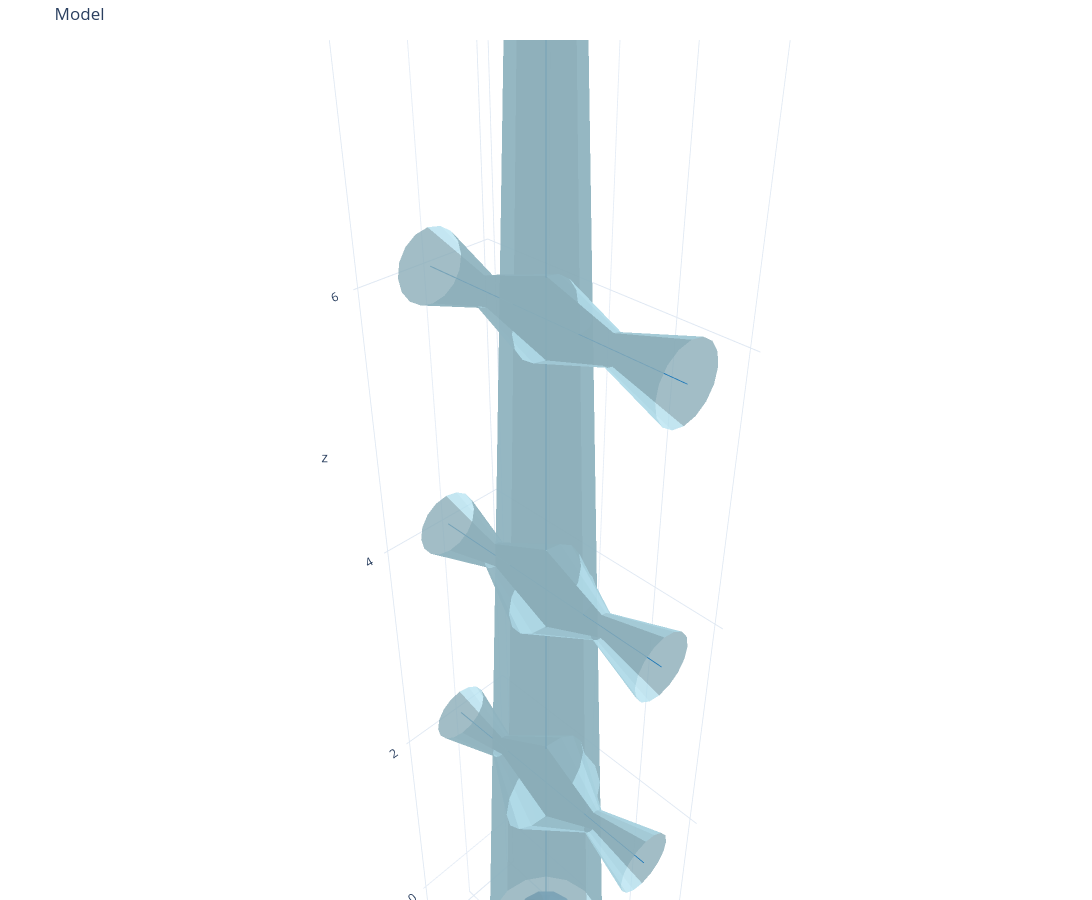

This figure's notebook cell:
### Code cell
fig_neck = plot_model(
    swc_model=swc_model,
    point_set=neck_points,
    point_size=0.3,
    point_color="steelblue",
)
fig_neck.show()

### Figure 1 — Plotly figure (JSON) as saved in the notebook; plotly's stock layout.template omitted (floating-point values rounded to 4 significant figures; data arrays with more than 128 entries replaced by an {"elided": "..."} marker saying what was removed)
{"data": [{"color": "lightblue", "flatshading": true, "i": {"elided": "800 int values"}, "j": {"elided": "800 int values"}, "k": {"elided": "800 int values"}, "name": "frusta", "opacity": 0.8, "type": "mesh3d", "x": {"elided": "800 float values"}, "y": {"elided": "800 float values"}, "z": {"elided": "800 float values"}}, {"line": {"color": "#1f77b4", "width": 2}, "mode": "lines", "name": "centroid", "type": "scatter3d", "x": [0, 0, null, 0, 0, null, 0, 0, null, 0, 0, null, 0, 0, null, 0, 0, null, 0, 0, null, 0, 0, null, 0, 0, null, 0, 0, null, 0, 0, null, 0, 0, null, 0, 0, null, 0, 0, null, 0, 0, null, 0, 0, null, 0, 0, null, 0, 0, null, 0, 0, null, 0, 0, null, 0, 0, null, 0, 0, null, 0, 0, null, 0, 0, null, 0, 0, null], "y": [0, 0, null, 0, 0, null, 0, 0.5, null, 0, -0.5, null, 0, 0, null, 0, 0.5, null, 0, -0.5, null, 0, 0, null, 0, 0.5, null, 0, -0.5, null, 0, 0, null, 0, 0.5, null, 0, -0.5, null, 0, 0.5, null, 0, -0.5, null, 0.5, 1, null, -0.5, -1, null, 0.5, 1, null, -0.5, -1, null, 0.5, 1, null, -0.5, -1, null, 0.5, 1, null, -0.5, -1, null, 0.5, 1, null, -0.5, -1, null], "z": [0, 2, null, 2, 4, null, 2, 2, null, 2, 2, null, 4, 6, null, 4, 4, null, 4, 4, null, 6, 8, null, 6, 6, null, 6, 6, null, 8, 10, null, 8, 8, null, 8, 8, null, 10, 10, null, 10, 10, null, 2, 2, null, 2, 2, null, 4, 4, null, 4, 4, null, 6, 6, null, 6, 6, null, 8, 8, null, 8, 8, null, 10, 10, null, 10, 10, null]}, {"color": "steelblue", "flatshading": true, "i": [0, 0, 1, 1, 2, 2, 3, 3, 4, 4, 5, 5, 6, 6, 7, 7, 8, 8, 9, 9, 10, 10, 11, 11, 12, 12, 13, 13, 14, 14, 15, 15, 16, 16, 17, 17, 18, 18, 19, 19, 20, 20, 21, 21, 22, 22, 23, 23, 24, 24, 25, 25, 26, 26, 27, 27, 28, 28, 29, 29, 30, 30, 31, 31, 32, 32, 33, 33, 34, 34, 35, 35, 36, 36, 37, 37, 38, 38, 39, 39, 40, 40, 41, 41, 42, 42, 43, 43, 44, 44, 45, 45, 46, 46, 47, 47, 60, 60, 60, 60, 60, 60, 60, 60, 60, 60, 60, 60, 61, 61, 61, 61, 61, 61, 61, 61, 61, 61, 61, 61], "j": [12, 13, 13, 14, 14, 15, 15, 16, 16, 17, 17, 18, 18, 19, 19, 20, 20, 21, 21, 22, 22, 23, 23, 12, 24, 25, 25, 26, 26, 27, 27, 28, 28, 29, 29, 30, 30, 31, 31, 32, 32, 33, 33, 34, 34, 35, 35, 24, 36, 37, 37, 38, 38, 39, 39, 40, 40, 41, 41, 42, 42, 43, 43, 44, 44, 45, 45, 46, 46, 47, 47, 36, 48, 49, 49, 50, 50, 51, 51, 52, 52, 53, 53, 54, 54, 55, 55, 56, 56, 57, 57, 58, 58, 59, 59, 48, 0, 1, 2, 3, 4, 5, 6, 7, 8, 9, 10, 11, 49, 50, 51, 52, 53, 54, 55, 56, 57, 58, 59, 48], "k": [13, 1, 14, 2, 15, 3, 16, 4, 17, 5, 18, 6, 19, 7, 20, 8, 21, 9, 22, 10, 23, 11, 12, 0, 25, 13, 26, 14, 27, 15, 28, 16, 29, 17, 30, 18, 31, 19, 32, 20, 33, 21, 34, 22, 35, 23, 24, 12, 37, 25, 38, 26, 39, 27, 40, 28, 41, 29, 42, 30, 43, 31, 44, 32, 45, 33, 46, 34, 47, 35, 36, 24, 49, 37, 50, 38, 51, 39, 52, 40, 53, 41, 54, 42, 55, 43, 56, 44, 57, 45, 58, 46, 59, 47, 48, 36, 1, 2, 3, 4, 5, 6, 7, 8, 9, 10, 11, 0, 48, 49, 50, 51, 52, 53, 54, 55, 56, 57, 58, 59], "name": "points", "opacity": 1, "type": "mesh3d", "x": [0.15, 0.1299, 0.075, 9.185e-18, -0.075, -0.1299, -0.15, -0.1299, -0.075, -2.755e-17, 0.075, 0.1299, 0.2598, 0.225, 0.1299, 1.591e-17, -0.1299, -0.225, -0.2598, -0.225, -0.1299, -4.773e-17, 0.1299, 0.225, 0.3, 0.2598, 0.15, 1.837e-17, -0.15, -0.2598, -0.3, -0.2598, -0.15, -5.511e-17, 0.15, 0.2598, 0.2598, 0.225, 0.1299, 1.591e-17, -0.1299, -0.225, -0.2598, -0.225, -0.1299, -4.773e-17, 0.1299, 0.225, 0.15, 0.1299, 0.075, 9.185e-18, -0.075, -0.1299, -0.15, -0.1299, -0.075, -2.755e-17, 0.075, 0.1299, 0, 0], "y": [0, 0.075, 0.1299, 0.15, 0.1299, 0.075, 1.837e-17, -0.075, -0.1299, -0.15, -0.1299, -0.075, 0, 0.1299, 0.225, 0.2598, 0.225, 0.1299, 3.182e-17, -0.1299, -0.225, -0.2598, -0.225, -0.1299, 0, 0.15, 0.2598, 0.3, 0.2598, 0.15, 3.674e-17, -0.15, -0.2598, -0.3, -0.2598, -0.15, 0, 0.1299, 0.225, 0.2598, 0.225, 0.1299, 3.182e-17, -0.1299, -0.225, -0.2598, -0.225, -0.1299, 0, 0.075, 0.1299, 0.15, 0.1299, 0.075, 1.837e-17, -0.075, -0.1299, -0.15, -0.1299, -0.075, 0, 0], "z": [0.2598, 0.2598, 0.2598, 0.2598, 0.2598, 0.2598, 0.2598, 0.2598, 0.2598, 0.2598, 0.2598, 0.2598, 0.15, 0.15, 0.15, 0.15, 0.15, 0.15, 0.15, 0.15, 0.15, 0.15, 0.15, 0.15, 1.837e-17, 1.837e-17, 1.837e-17, 1.837e-17, 1.837e-17, 1.837e-17, 1.837e-17, 1.837e-17, 1.837e-17, 1.837e-17, 1.837e-17, 1.837e-17, -0.15, -0.15, -0.15, -0.15, -0.15, -0.15, -0.15, -0.15, -0.15, -0.15, -0.15, -0.15, -0.2598, -0.2598, -0.2598, -0.2598, -0.2598, -0.2598, -0.2598, -0.2598, -0.2598, -0.2598, -0.2598, -0.2598, 0.3, -0.3]}], "layout": {"height": 900, "margin": {"b": 0, "l": 0, "r": 0, "t": 40}, "scene": {"aspectmode": "data"}, "showlegend": false, "title": {"text": "Model"}, "width": 1200}}
